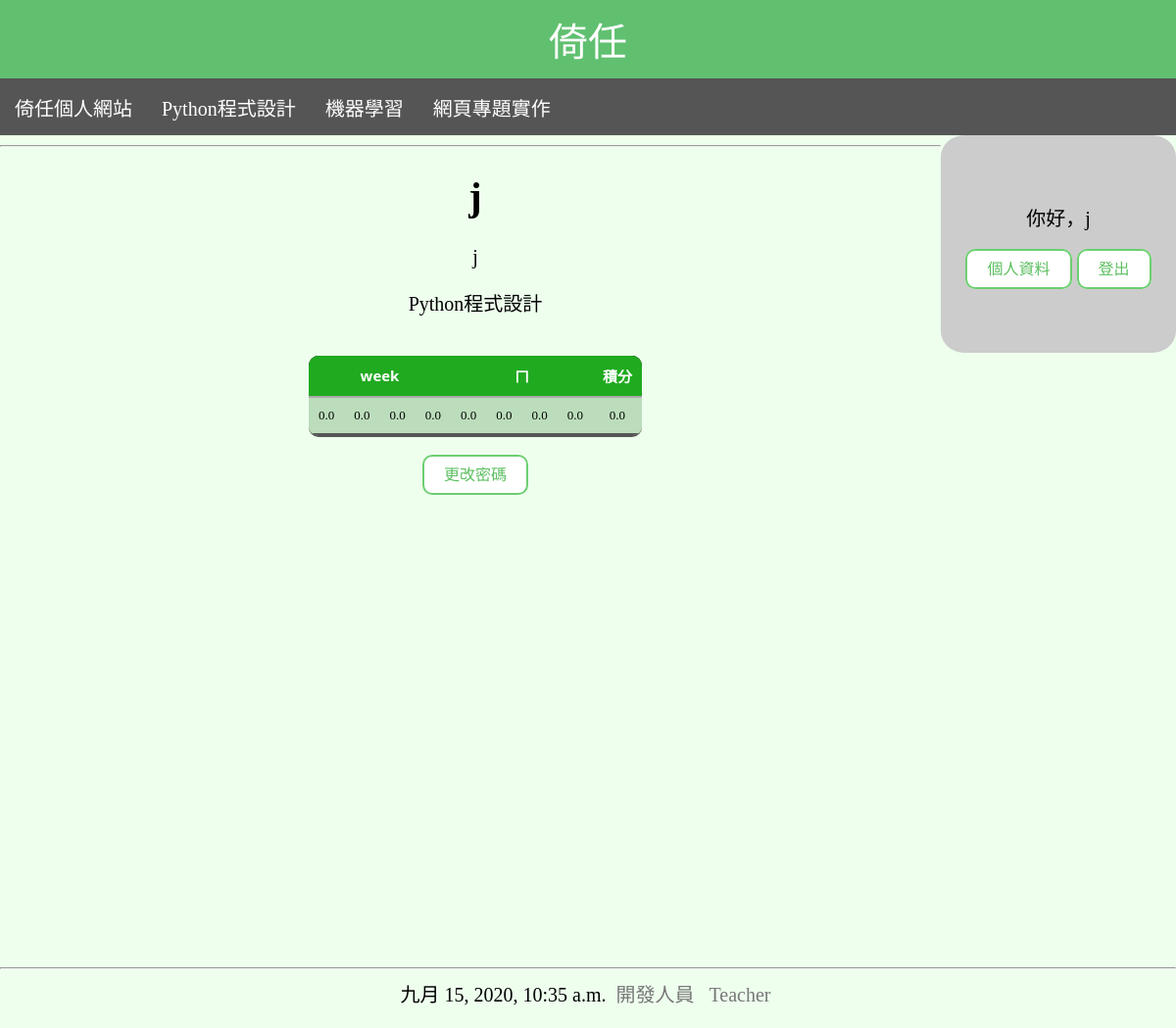
/userpro/ (signed in), run on an earlier commit of the app's database.
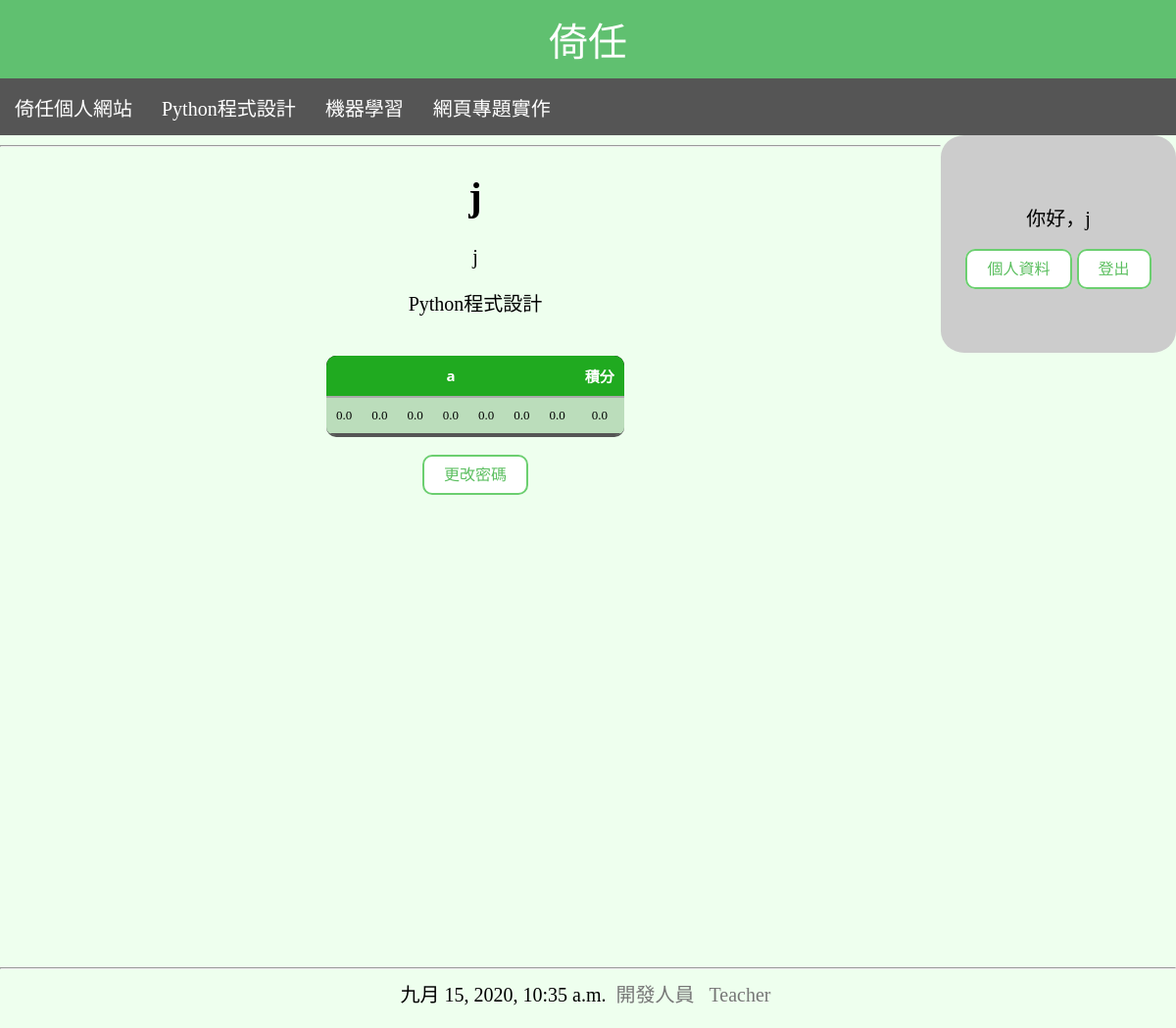
And on a later commit of the database.
### mainsite/models.py (models this page shows, shortened)
class Week(models.Model):
    name=models.CharField(max_length=20 ,unique=True)
    nums=models.IntegerField(null=True)

### mainsite/views.py (the view)
# urls.py: path('userpro/', userpro),
def userpro(request):
    if 'userid' in request.session:
        userid=request.session['userid']
        course=request.session['course']
        name=request.session['name']
    else:
        redirect('/')
    now=datetime.now()
    userid=request.session['userid']
    course=request.session['course']
    name=request.session['name']
    user=User.objects.get(userid=userid)
    weeksum=Week.objects.all().aggregate(Count('name'))["name__count"]
    scors=biweekly.objects.filter(stu=user.id).values()
    weeks=Week.objects.all().order_by('id').values()
    weeknums=[]
    for w in weeks:
        weeknums.append(w['nums'])
    tol=[]
    for i in range(weeksum):
        tol.append([])
        score=biweekly.objects.filter(stu=user.id,week=weeks[i]['id']).order_by('num').values()
        for s in range(weeknums[i]):
            tol[i].append(score[s]['sco'])          #這 tol 做出來是(週數，組數，組員樹，四題的分數)
    aa=0
    for s in scors:
        aa+=s['sco']
    table=[]
    table.append('<tr>')
    for a in range(weeksum):
            for b in range(weeknums[a]):
                table.append(f'<td>{tol[a][b]}</td>')
    table.append(f'<td>{aa}</td></tr>')
    table=''.join(table)
    return TemplateResponse(request, 'userpro.html', locals())

### templates/userpro.html
{% extends "base.html" %}
{% block content %}
    <h1>{{name}}</h1>
    <p>{{userid}}</p>
    <p>{{user.get_course_display}}</p>
    <table id='score' style="text-align: center;display: inline-block;">
        <tr>
            {% for i in weeks %}
                <th colspan="{{i.nums}}">{{i.name}}</th>
            {% endfor %}
            <th>積分</th>
        </tr>
        {{table | safe}}
    </table><br>
    <p>
        <a href="/changepsw/" class="btn">更改密碼</a>
    </p>
{% endblock %}

What changed in the data, as far as the page shows it:
removed Week: name "week"
removed Week: name "ㄇ"
added Week: name "a"
Also different on the page:
{{ table | safe }}: "0.0 0.0 0.0 0.0 0.0 0.0 0.0 0.0 0.0" → "0.0 0.0 0.0 0.0 0.0 0.0 0.0 0.0"
